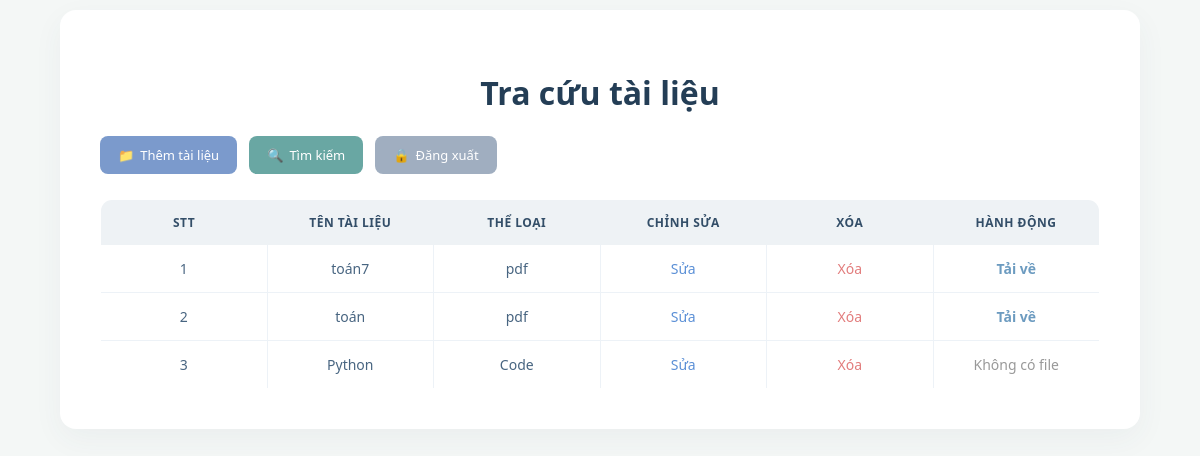
The page /index (signed in) on the database as committed earlier.
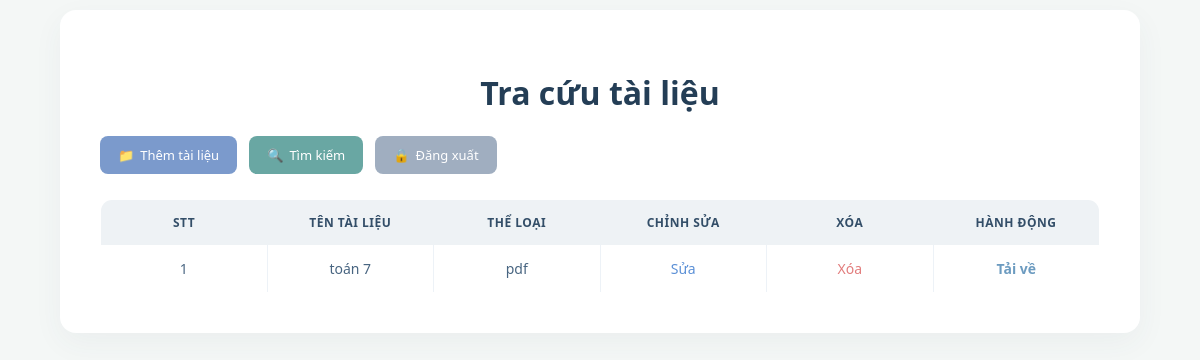
The same page on the database as committed later.
### app.py (models this page shows)
class Document(db.Model):
    id = db.Column(db.Integer, primary_key=True)
    title = db.Column(
        db.String(200),
        nullable=False
    )
    category = db.Column(
        db.String(100),
        nullable=False
    )
    file_path = db.Column(
        db.String(300)
    )

### app.py (the view)
@app.route("/index")
def index():
    if "user" not in session:
        return redirect("/")
    documents = Document.query.all()
    return render_template(
        "index.html",
        documents=documents
    )

### templates/index.html (shortened to what this page needs)
<!DOCTYPE html>
<html>
<head>
<link rel="stylesheet"
href="{{ url_for('static', filename='style.css') }}?v=2.5">
</head>
<body>
<div class="container">
    <h1>Tra cứu tài liệu</h1>
    <div class="menu">
    <a href="/add">Thêm tài liệu</a>
    <a href="/search">Tìm kiếm</a>
    <a href="/logout">Đăng xuất</a>
    </div>
    <table>
    <tr>
    <th>STT</th>
    <th>Tên tài liệu</th>
    <th>Thể loại</th>
    <th>Chỉnh sửa</th>
    <th>Xóa</th>
    <th>Hành động</th>
    </tr>
    {% for doc in documents %}
    <tr>
    <td>{{ loop.index }}</td>
    <td>{{ doc.title }}</td>
    <td>{{ doc.category }}</td>
    <td>
    <a href="/edit/{{ doc.id }}">
    Sửa
    </a>
    </td>
    <td>
    <a href="/delete/{{ doc.id }}">
    Xóa
    </a>
    </td>
    <td>
    {% if doc.file_path %}
        <a href="{{ url_for('download_file', filename=doc.file_path) }}" class="btn-download" download>
             Tải về
        </a>
    {% else %}
        <span style="color: #999;">Không có file</span>
    {% endif %}
    </td>
    </tr>
    {% endfor %}
    </table>
</div>
</body>
</html>

Rows that differ between the two databases and show on the page:
removed Document: title "toán", category "pdf"
removed Document: title "Python", category "Code", file_path "Không có file"
changed Document "pdf": title "toán7" → "toán 7"
